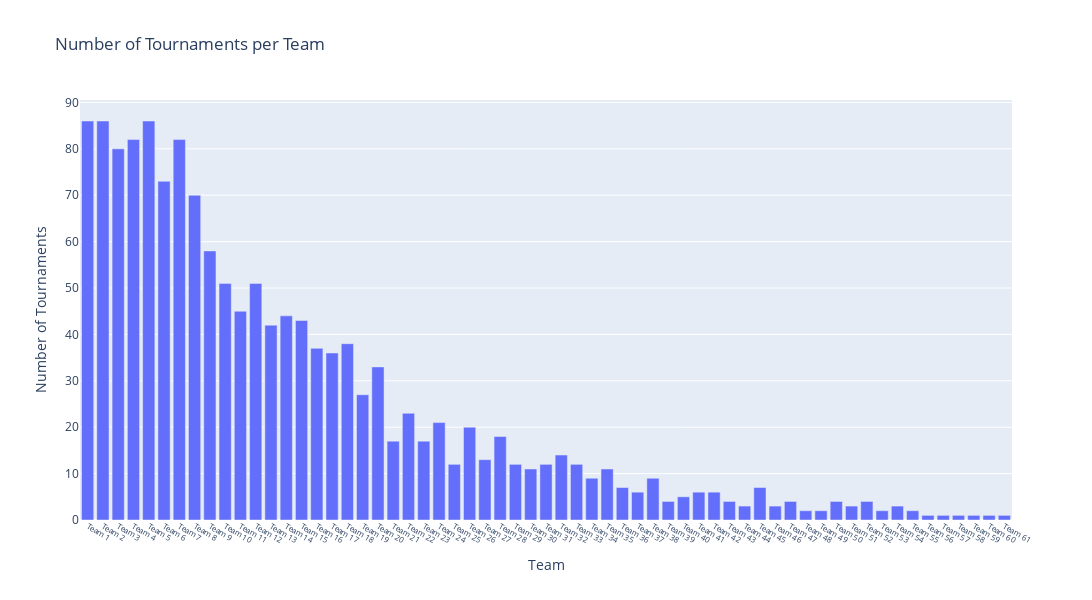

Here is the notebook cell this chart was saved with:
### Code cell
# No of tournaments played by teams

fig = px.bar(basketball_df, x='Team', y='Tournament', title='Number of Tournaments per Team')
fig.update_xaxes(tickangle=30, tickfont=dict(size=8))
fig.update_layout(xaxis_title='Team', yaxis_title='Number of Tournaments', showlegend=False)
fig.update_layout(width=1200, height=600, autosize=True)
fig.show()

### Figure 1 — Plotly figure (JSON) as saved in the notebook; plotly's stock layout.template omitted (floating-point values rounded to 4 significant figures)
{"data": [{"alignmentgroup": "True", "hovertemplate": "Team=%{x}<br>Tournament=%{y}<extra></extra>", "legendgroup": "", "marker": {"color": "#636efa", "pattern": {"shape": ""}}, "name": "", "offsetgroup": "", "orientation": "v", "showlegend": false, "textposition": "auto", "type": "bar", "x": ["Team 1", "Team 2", "Team 3", "Team 4", "Team 5", "Team 6", "Team 7", "Team 8", "Team 9", "Team 10", "Team 11", "Team 12", "Team 13", "Team 14", "Team 15", "Team 16", "Team 17", "Team 18", "Team 19", "Team 20", "Team 21", "Team 22", "Team 23", "Team 24", "Team 25", "Team 26", "Team 27", "Team 28", "Team 29", "Team 30", "Team 31", "Team 32", "Team 33", "Team 34", "Team 35", "Team 36", "Team 37", "Team 38", "Team 39", "Team 40", "Team 41", "Team 42", "Team 43", "Team 44", "Team 45", "Team 46", "Team 47", "Team 48", "Team 49", "Team 50", "Team 51", "Team 52", "Team 53", "Team 54", "Team 55", "Team 56", "Team 57", "Team 58", "Team 59", "Team 60", "Team 61"], "xaxis": "x", "y": [86, 86, 80, 82, 86, 73, 82, 70, 58, 51, 45, 51, 42, 44, 43, 37, 36, 38, 27, 33, 17, 23, 17, 21, 12, 20, 13, 18, 12, 11, 12, 14, 12, 9, 11, 7, 6, 9, 4, 5, 6, 6, 4, 3, 7, 3, 4, 2, 2, 4, 3, 4, 2, 3, 2, 1, 1, 1, 1, 1, 1], "yaxis": "y"}], "layout": {"autosize": true, "barmode": "relative", "height": 600, "legend": {"tracegroupgap": 0}, "showlegend": false, "title": {"text": "Number of Tournaments per Team"}, "width": 1200, "xaxis": {"anchor": "y", "domain": [0, 1], "tickangle": 30, "tickfont": {"size": 8}, "title": {"text": "Team"}}, "yaxis": {"anchor": "x", "domain": [0, 1], "title": {"text": "Number of Tournaments"}}}}
